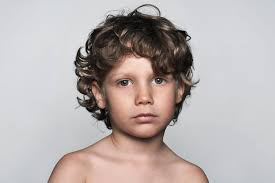
#> input picture image/face_2.jpg, 275 x 183 px, found by its file name
$ python display_img.py
#> lines starting #> are read from the running program, lines starting #| are printed output that depends on the picture; after the words box and inside, x2 and y2 are one past the last pixel; in counts of white or black regions, pixels touching at a corner belong together
import cv2
#import numpy as np
test1=cv2.imread('/home/hiep/Desktop/github/face-recognition-project/image/face_2.jpg')
#> test1 is the input picture: shape (183, 275, 3); mean B, G, R 174.8, 176.1, 184.8
grayImg=cv2.cvtColor(test1,cv2.COLOR_BGR2GRAY)
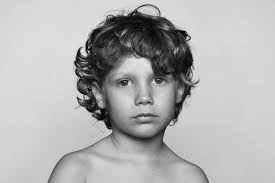
#> grayImg: shape (183, 275); min 0, max 249, mean 178.5
haar_engine=cv2.CascadeClassifier('/home/hiep/Desktop/github/face-recognition-project/haarcascades/haarcascade_frontalface_default.xml')
face=haar_engine.detectMultiScale(grayImg,1.1,5)
#> face = [[102, 52, 79, 79]]
print('face found: ',len(face))
#| face found:  1
for (x,y,w,h) in face:
    cv2.rectangle(test1,(x,y),(x+w,y+h),(0,255,0),2)
#> this loop made 1 pass
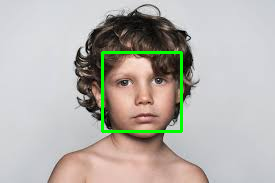
#> test1: shape (183, 275, 3); 1.88% of pixels changed, all inside (x1, y1, x2, y2) = (101, 51, 183, 133)
cv2.resizeWindow('image',300,600)
cv2.imshow('image',test1)
key=cv2.waitKey(0)
#> (key Esc is pressed here)
while(True):
    key=cv2.waitKey(0)
#> (key Esc is pressed here)
    if key==ord('s'):
        break
    else:
        continue
cv2.destroyAllWindows()

$ run again, with image/face_1.jpg copied over image/face_2.jpg
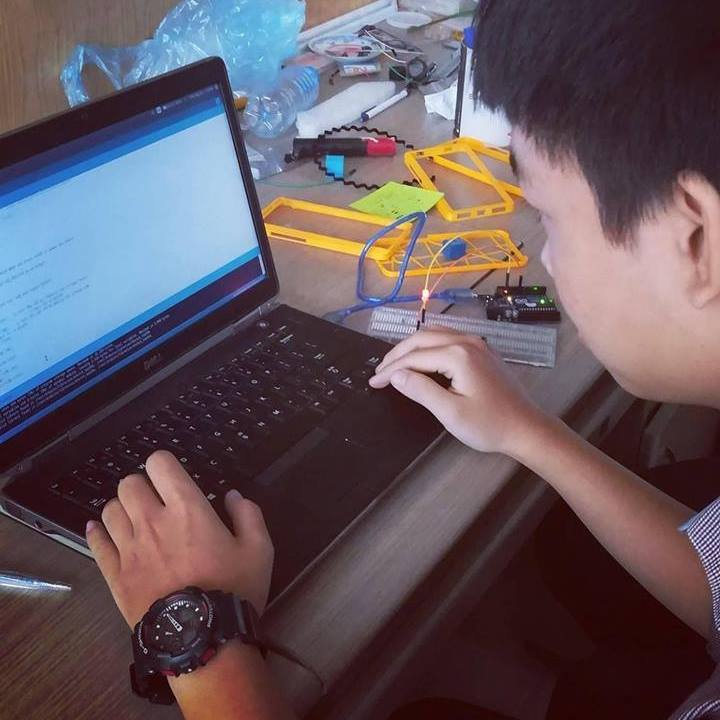
#> input picture image/face_1.jpg, 720 x 720 px, found by its file name
#> test1 is the input picture: shape (720, 720, 3); mean B, G, R 95.1, 86.9, 100.4
#> `grayImg=cv2.cvtColor(test1,cv2.COLOR_BGR2GRAY)`:
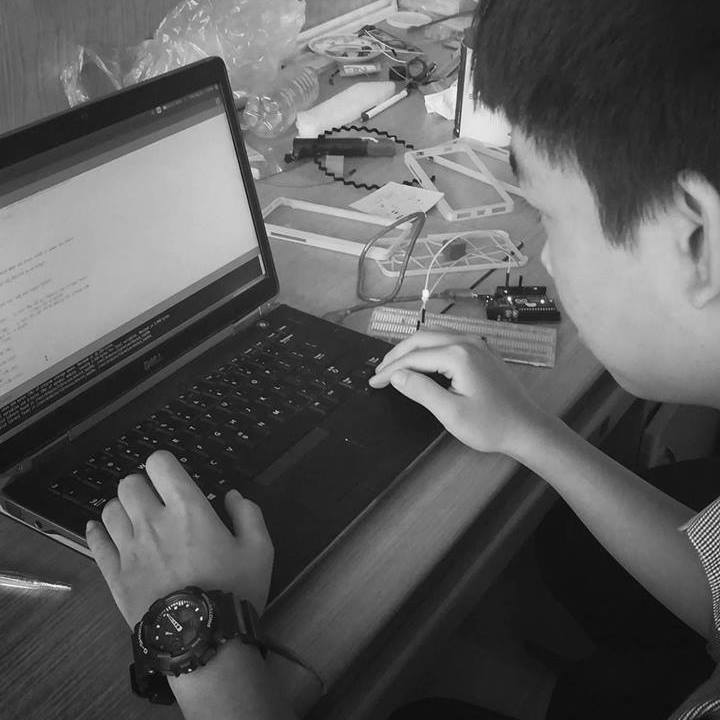
#> grayImg: shape (720, 720); min 2, max 252, mean 91.9
#> face = ()
#| face found:  0
